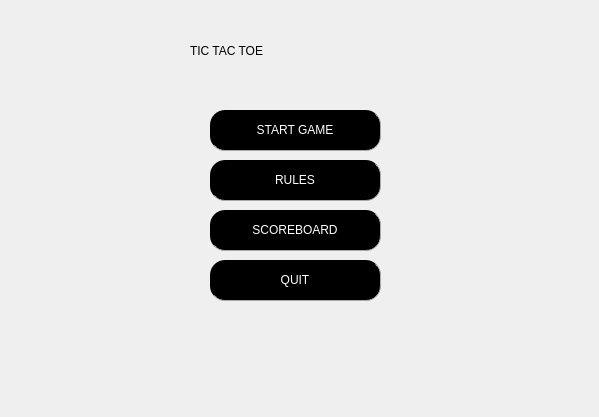
<?xml version="1.0" encoding="UTF-8"?>
<ui version="4.0">
 <class>Menu</class>
 <widget class="QMainWindow" name="Menu">
  <property name="geometry">
   <rect>
    <x>0</x>
    <y>0</y>
    <width>599</width>
    <height>417</height>
   </rect>
  </property>
  <property name="windowTitle">
   <string>Menu</string>
  </property>
  <property name="styleSheet">
   <string notr="true"/>
  </property>
  <widget class="QWidget" name="centralwidget">
   <widget class="QPushButton" name="Startgamebtn">
    <property name="geometry">
     <rect>
      <x>210</x>
      <y>110</y>
      <width>171</width>
      <height>41</height>
     </rect>
    </property>
    <property name="styleSheet">
     <string notr="true">QPushButton{
       border-radius: 15px;
		border-right: 1px solid #aaaaaa;
		border-bottom: 1px solid #aaaaaa;
		font: 9pt &quot;Fixedsys&quot;;

}

QPushButton:enabled {
		background-color: black;
		color: white;
}

QPushButton:pressed {
		
		background-color: black;
		color: #fffffe;
}


QPushButton:hover:!pressed {
		background-color: #5f5f5f;

		color: #0c2f70;
}

QPushButton:disabled {
		background-color: #aaaaaa;
		color: #ffffff;
}

</string>
    </property>
    <property name="text">
     <string>START GAME</string>
    </property>
   </widget>
   <widget class="QPushButton" name="Rules">
    <property name="geometry">
     <rect>
      <x>210</x>
      <y>160</y>
      <width>171</width>
      <height>41</height>
     </rect>
    </property>
    <property name="styleSheet">
     <string notr="true">QPushButton{
       border-radius: 15px;
		border-right: 1px solid #aaaaaa;
		border-bottom: 1px solid #aaaaaa;
		font: 9pt &quot;Fixedsys&quot;;

}

QPushButton:enabled {
		background-color: black;
		color: white;
}

QPushButton:pressed {
		
		background-color: black;
		color: #fffffe;
}


QPushButton:hover:!pressed {
		background-color: #E1F4FF;
		color: #0c2f70;
}

QPushButton:disabled {
		background-color: #aaaaaa;
		color: #ffffff;
}

</string>
    </property>
    <property name="text">
     <string>RULES</string>
    </property>
   </widget>
   <widget class="QPushButton" name="Scoreboard">
    <property name="geometry">
     <rect>
      <x>210</x>
      <y>210</y>
      <width>171</width>
      <height>41</height>
     </rect>
    </property>
    <property name="styleSheet">
     <string notr="true">QPushButton{
       border-radius: 15px;
		border-right: 1px solid #aaaaaa;
		border-bottom: 1px solid #aaaaaa;
		font: 9pt &quot;Fixedsys&quot;;

}

QPushButton:enabled {
		background-color: black;
		color: white;
}

QPushButton:pressed {
		
		background-color: black;
		color: #fffffe;
}


QPushButton:hover:!pressed {
		background-color: #E1F4FF;
		color: #0c2f70;
}

QPushButton:disabled {
		background-color: #aaaaaa;
		color: #ffffff;
}

</string>
    </property>
    <property name="text">
     <string>SCOREBOARD</string>
    </property>
   </widget>
   <widget class="QPushButton" name="Quit">
    <property name="geometry">
     <rect>
      <x>210</x>
      <y>260</y>
      <width>171</width>
      <height>41</height>
     </rect>
    </property>
    <property name="styleSheet">
     <string notr="true">QPushButton{
       border-radius: 15px;
		border-right: 1px solid #aaaaaa;
		border-bottom: 1px solid #aaaaaa;
		font: 9pt &quot;Fixedsys&quot;;

}

QPushButton:enabled {
		background-color: black;
		color: white;
}

QPushButton:pressed {
		
		background-color: black;
		color: #fffffe;
}


QPushButton:hover:!pressed {
		background-color: #E1F4FF;
		color: #0c2f70;
}

QPushButton:disabled {
		background-color: #aaaaaa;
		color: #ffffff;
}

</string>
    </property>
    <property name="text">
     <string>QUIT</string>
    </property>
   </widget>
   <widget class="QLabel" name="label">
    <property name="geometry">
     <rect>
      <x>190</x>
      <y>20</y>
      <width>221</width>
      <height>61</height>
     </rect>
    </property>
    <property name="styleSheet">
     <string notr="true">font: 36pt &quot;Siemens AD Sans&quot;;</string>
    </property>
    <property name="text">
     <string>TIC TAC TOE</string>
    </property>
   </widget>
   <widget class="QLabel" name="label_2">
    <property name="geometry">
     <rect>
      <x>430</x>
      <y>80</y>
      <width>141</width>
      <height>151</height>
     </rect>
    </property>
    <property name="styleSheet">
     <string notr="true">image: url(:/Img/Rocket.gif);</string>
    </property>
    <property name="text">
     <string/>
    </property>
   </widget>
   <widget class="QLabel" name="label_3">
    <property name="geometry">
     <rect>
      <x>70</x>
      <y>100</y>
      <width>101</width>
      <height>81</height>
     </rect>
    </property>
    <property name="styleSheet">
     <string notr="true">border-image: url(:/Img/86682.thumb.gif.957a83f36e8762471d29bc82be60458d.gif);</string>
    </property>
    <property name="text">
     <string/>
    </property>
   </widget>
   <widget class="QLabel" name="label_5">
    <property name="geometry">
     <rect>
      <x>450</x>
      <y>260</y>
      <width>81</width>
      <height>41</height>
     </rect>
    </property>
    <property name="text">
     <string/>
    </property>
   </widget>
   <widget class="QLabel" name="label_4">
    <property name="geometry">
     <rect>
      <x>70</x>
      <y>280</y>
      <width>121</width>
      <height>111</height>
     </rect>
    </property>
    <property name="text">
     <string/>
    </property>
    <property name="pixmap">
     <pixmap resource="Res.qrc">:/Img/86682.thumb.gif.957a83f36e8762471d29bc82be60458d.gif</pixmap>
    </property>
    <property name="scaledContents">
     <bool>true</bool>
    </property>
   </widget>
  </widget>
 </widget>
 <resources>
  <include location="Res.qrc"/>
 </resources>
 <connections/>
</ui>
